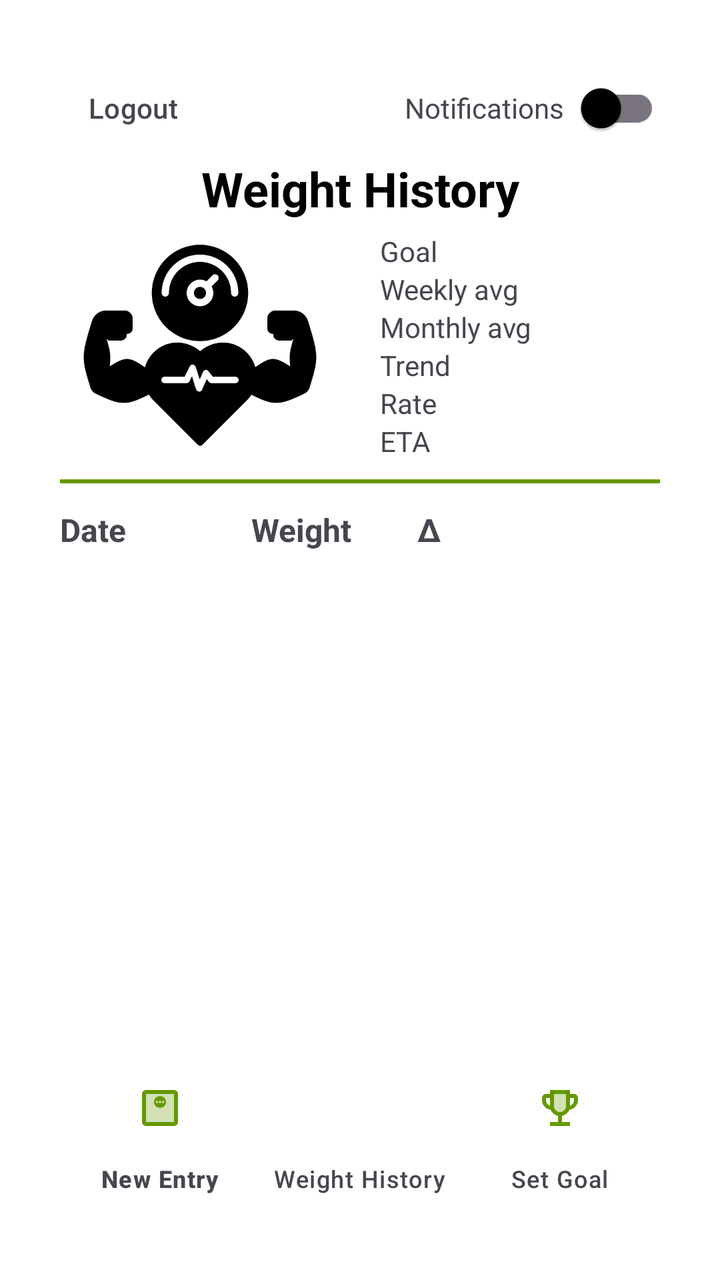
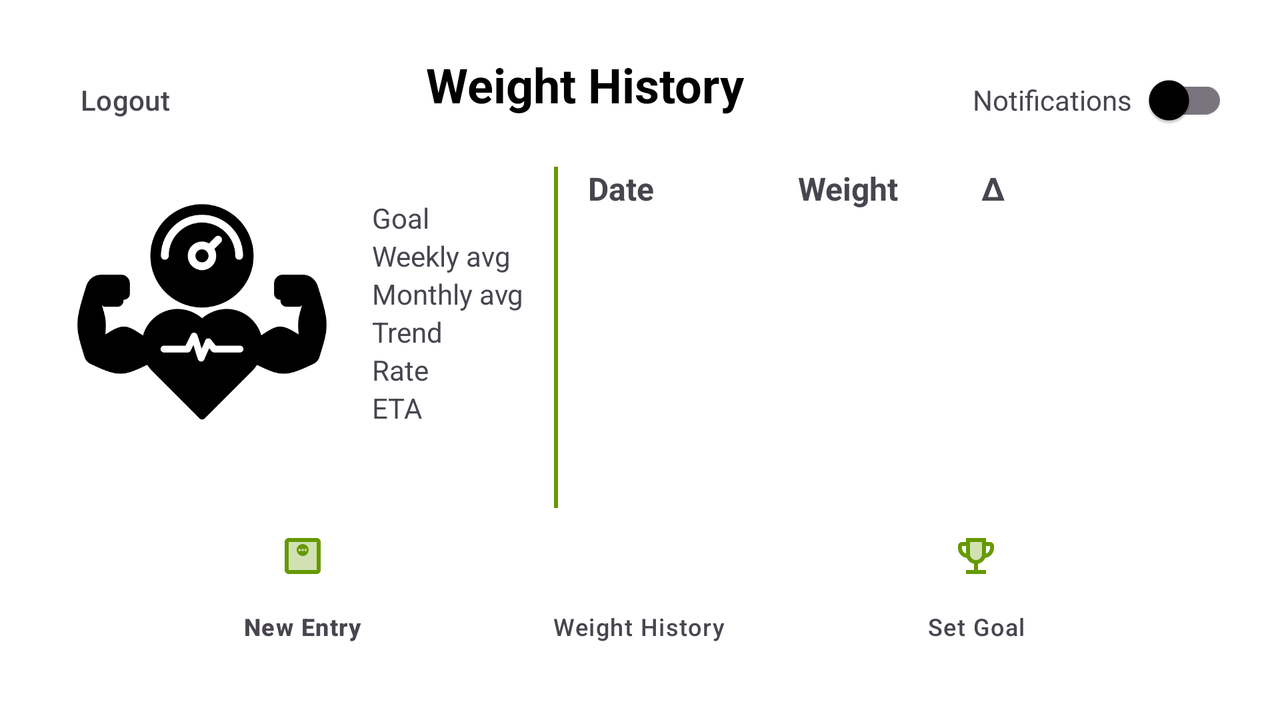

Two renders of one Android screen. The first uses the default layout on a phone; the second uses the alternative layout the repository ships for a different screen configuration, on a matching device. The two XML files are below.
<!-- AndroidManifest.xml: application theme Theme.WeightTracker -->
<!-- res/layout/activity_history.xml -->
<?xml version="1.0" encoding="utf-8"?>
<androidx.constraintlayout.widget.ConstraintLayout
    xmlns:android="http://schemas.android.com/apk/res/android"
    xmlns:app="http://schemas.android.com/apk/res-auto"
    xmlns:tools="http://schemas.android.com/tools"
    android:layout_width="match_parent"
    android:layout_height="match_parent"
    android:padding="30dp"
    android:background="?attr/colorSurface">

    <ImageView
        android:id="@+id/brandLogo"
        android:contentDescription="@string/weight_tracker_logo"
        android:scaleType="fitCenter"
        android:src="@drawable/weight_tracker_logo"
        android:layout_width="0dp"
        android:layout_height="wrap_content"
        app:layout_constrainedHeight="true"
        app:layout_constraintHeight_max="125dp"
        app:layout_constraintEnd_toStartOf="@+id/statsPanel"
        app:layout_constraintStart_toStartOf="parent"
        app:layout_constraintTop_toBottomOf="@+id/historyTitle"
        app:layout_constraintHorizontal_chainStyle="packed"
        app:tint="?attr/colorOnSurface" />

    <TextView
        android:id="@+id/historyTitle"
        android:layout_width="wrap_content"
        android:layout_height="wrap_content"
        android:text="@string/weight_history"
        android:textColor="?attr/colorOnSurface"
        android:textSize="24sp"
        android:textStyle="bold"
        app:layout_constraintEnd_toEndOf="parent"
        app:layout_constraintStart_toStartOf="parent"
        app:layout_constraintTop_toBottomOf="@+id/logoutButton" />

    <LinearLayout
        android:id="@+id/statsPanel"
        android:layout_width="0dp"
        android:layout_height="wrap_content"
        android:orientation="vertical"
        android:layout_marginStart="20dp"
        app:layout_constraintTop_toTopOf="@id/brandLogo"
        app:layout_constraintBottom_toBottomOf="@id/brandLogo"
        app:layout_constraintStart_toEndOf="@+id/brandLogo"
        app:layout_constraintEnd_toEndOf="parent" >

        <TextView
            android:id="@+id/goalWeightText"
            android:layout_width="wrap_content"
            android:layout_height="wrap_content"
            android:text="@string/label_goal" />

        <TextView
            android:id="@+id/weeklyAvgText"
            android:layout_width="wrap_content"
            android:layout_height="wrap_content"
            android:text="@string/label_weekly_avg" />

        <TextView
            android:id="@+id/monthlyAvgText"
            android:layout_width="wrap_content"
            android:layout_height="wrap_content"
            android:text="@string/label_monthly_avg" />

        <TextView
            android:id="@+id/trendText"
            android:layout_width="wrap_content"
            android:layout_height="wrap_content"
            android:text="@string/label_trend" />

        <TextView
            android:id="@+id/rateText"
            android:layout_width="wrap_content"
            android:layout_height="wrap_content"
            android:text="@string/label_rate" />

        <TextView
            android:id="@+id/etaText"
            android:layout_width="wrap_content"
            android:layout_height="wrap_content"
            android:text="@string/label_eta" />

    </LinearLayout>

    <com.google.android.material.divider.MaterialDivider
        android:id="@+id/statsDivider"
        android:layout_width="0dp"
        android:layout_height="2dp"
        app:dividerColor="?attr/colorPrimary"
        app:layout_constraintTop_toBottomOf="@+id/brandLogo"
        app:layout_constraintBottom_toTopOf="@+id/headerRow"
        app:layout_constraintStart_toStartOf="parent"
        app:layout_constraintEnd_toEndOf="parent" />

    <androidx.constraintlayout.widget.ConstraintLayout
        android:id="@+id/headerRow"
        android:layout_width="0dp"
        android:layout_height="wrap_content"
        android:layout_marginTop="16dp"
        android:paddingVertical="8dp"
        app:layout_constraintTop_toBottomOf="@id/statsPanel"
        app:layout_constraintStart_toStartOf="parent"
        app:layout_constraintEnd_toEndOf="parent">

        
        <TextView
            android:id="@+id/headerDate"
            android:text="@string/date"
            android:textStyle="bold"
            android:textSize="16sp"
            android:layout_width="0dp"
            android:layout_height="wrap_content"
            app:layout_constraintStart_toStartOf="parent"
            app:layout_constraintEnd_toStartOf="@id/headerWeight"
            app:layout_constraintTop_toTopOf="parent"
            app:layout_constraintBottom_toBottomOf="parent"
            app:layout_constraintHorizontal_weight="1.4" />

        
        <TextView
            android:id="@+id/headerWeight"
            android:text="@string/weight"
            android:textStyle="bold"
            android:textSize="16sp"
            android:layout_width="0dp"
            android:layout_height="wrap_content"
            app:layout_constraintStart_toEndOf="@id/headerDate"
            app:layout_constraintEnd_toStartOf="@id/headerDelta"
            app:layout_constraintTop_toTopOf="parent"
            app:layout_constraintBottom_toBottomOf="parent"
            app:layout_constraintHorizontal_weight="1" />

        
        <TextView
            android:id="@+id/headerDelta"
            android:layout_width="0dp"
            android:layout_height="wrap_content"
            android:text="@string/delta"
            android:textStyle="bold"
            android:textSize="16sp"
            android:gravity="center"
            android:layout_marginEnd="15dp"
            app:layout_constraintStart_toEndOf="@id/headerWeight"
            app:layout_constraintEnd_toStartOf="@id/headerEditSpacer"
            app:layout_constraintTop_toTopOf="parent"
            app:layout_constraintBottom_toBottomOf="parent"
            app:layout_constraintHorizontal_weight="0.6" />

        
        <Space
            android:id="@+id/headerEditSpacer"
            android:layout_width="40dp"
            android:layout_height="wrap_content"
            app:layout_constraintEnd_toStartOf="@id/headerDeleteSpacer"
            app:layout_constraintTop_toTopOf="parent"
            app:layout_constraintBottom_toBottomOf="parent" />

        
        <Space
            android:id="@+id/headerDeleteSpacer"
            android:layout_width="40dp"
            android:layout_height="wrap_content"
            app:layout_constraintEnd_toEndOf="parent"
            app:layout_constraintTop_toTopOf="parent"
            app:layout_constraintBottom_toBottomOf="parent" />

    </androidx.constraintlayout.widget.ConstraintLayout>

    <androidx.recyclerview.widget.RecyclerView
        android:id="@+id/historyRecycler"
        android:layout_width="0dp"
        android:layout_height="0dp"
        android:layout_marginBottom="16dp"
        android:clipToPadding="false"
        app:layoutManager="androidx.recyclerview.widget.LinearLayoutManager"
        app:layout_constraintBottom_toTopOf="@+id/bottomNav"
        app:layout_constraintEnd_toEndOf="parent"
        app:layout_constraintStart_toStartOf="parent"
        app:layout_constraintTop_toBottomOf="@id/headerRow" />

    <com.google.android.material.button.MaterialButton
        android:id="@+id/logoutButton"
        android:layout_width="wrap_content"
        android:layout_height="wrap_content"
        android:text="@string/logout"
        app:icon="@drawable/ic_logout"
        app:iconPadding="0dp"
        android:textColor="?attr/colorOnSurfaceVariant"
        style="?attr/materialIconButtonStyle"
        app:layout_constraintStart_toStartOf="parent"
        app:layout_constraintTop_toTopOf="parent" />

    <LinearLayout
        android:id="@+id/smsNotifications"
        android:layout_width="wrap_content"
        android:layout_height="wrap_content"
        android:gravity="end"
        android:orientation="horizontal"
        app:layout_constraintEnd_toEndOf="parent"
        app:layout_constraintTop_toTopOf="parent">

        <TextView
            android:id="@+id/smsText"
            android:layout_width="wrap_content"
            android:layout_height="wrap_content"
            android:text="@string/sms_notifications"
            android:textColor="?attr/colorOnSurfaceVariant" />

        <com.google.android.material.switchmaterial.SwitchMaterial
            android:id="@+id/smsToggle"
            android:layout_width="wrap_content"
            android:layout_height="wrap_content" />
    </LinearLayout>

    <com.google.android.material.bottomnavigation.BottomNavigationView
        android:id="@+id/bottomNav"
        android:layout_width="0dp"
        android:layout_height="wrap_content"
        android:background="@color/bottom_nav_background"
        app:itemIconTint="?attr/colorPrimary"
        app:itemTextColor="?attr/colorOnSurfaceVariant"
        app:menu="@menu/bottom_nav_menu"
        app:labelVisibilityMode="labeled"
        app:layout_constraintStart_toStartOf="parent"
        app:layout_constraintEnd_toEndOf="parent"
        app:layout_constraintBottom_toBottomOf="parent"
        tools:ignore="VisualLintBottomNav" />

</androidx.constraintlayout.widget.ConstraintLayout>
<!-- resources referenced by this layout -->
<resources>
  <color name="bottom_nav_background">#00000000</color>
  <!-- drawable weight_tracker_logo: png bitmap (drawable, 19666 bytes) -->
  <string name="date">Date</string>
  <string name="delta">Δ</string>
  <string name="label_eta">ETA</string>
  <string name="label_goal">Goal</string>
  <string name="label_monthly_avg">Monthly avg</string>
  <string name="label_rate">Rate</string>
  <string name="label_trend">Trend</string>
  <string name="label_weekly_avg">Weekly avg</string>
  <string name="logout">Logout</string>
  <string name="sms_notifications">Notifications</string>
  <string name="weight">Weight</string>
  <string name="weight_history">Weight History</string>
  <string name="weight_tracker_logo">Brand Logo</string>
  <style name="Theme.WeightTracker" parent="Theme.Material3.Light.NoActionBar">
          <item name="colorPrimary">@color/md_theme_light_primary</item>
          <item name="colorOnPrimary">@color/md_theme_light_onPrimary</item>
          <item name="colorSurface">@color/md_theme_light_surface</item>
          <item name="colorOnSurface">@color/md_theme_light_onSurface</item>
          <item name="colorSecondary">@color/md_theme_light_secondary</item>
          <item name="colorOnSecondary">@color/md_theme_light_onSecondary</item>
      </style>
  <color name="md_theme_light_primary">@android:color/holo_green_dark</color>
  <color name="md_theme_light_onPrimary">@color/black</color>
  <color name="md_theme_light_surface">@color/white</color>
  <color name="md_theme_light_onSurface">@color/black</color>
  <color name="md_theme_light_secondary">@color/gray</color>
  <color name="md_theme_light_onSecondary">@color/black</color>
  <color name="black">#FF000000</color>
  <color name="white">#FFFFFFFF</color>
  <color name="gray">#696969</color>
</resources>
<!-- res/layout-land/activity_history.xml (the repository's variant of the layout above) -->
<!-- drawn on the phone turned sideways -->
<?xml version="1.0" encoding="utf-8"?>
<androidx.constraintlayout.widget.ConstraintLayout
    xmlns:android="http://schemas.android.com/apk/res/android"
    xmlns:app="http://schemas.android.com/apk/res-auto"
    xmlns:tools="http://schemas.android.com/tools"
    android:layout_width="match_parent"
    android:layout_height="match_parent"
    android:padding="26dp"
    android:background="?attr/colorSurface">

    <ImageView
        android:id="@+id/brandLogo"
        android:contentDescription="@string/weight_tracker_logo"
        android:scaleType="fitCenter"
        android:src="@drawable/weight_tracker_logo"
        android:layout_width="wrap_content"
        android:layout_height="0dp"
        app:layout_constrainedWidth="true"
        app:layout_constraintWidth_max="150dp"
        app:layout_constraintBottom_toTopOf="@+id/bottomNav"
        app:layout_constraintEnd_toStartOf="@+id/statsPanel"
        app:layout_constraintStart_toStartOf="parent"
        app:layout_constraintTop_toBottomOf="@+id/historyTitle"
        app:tint="?attr/colorOnSurface" />

    <LinearLayout
        android:id="@+id/statsPanel"
        android:layout_width="wrap_content"
        android:layout_height="wrap_content"
        android:layout_marginStart="10dp"
        android:orientation="vertical"
        app:layout_constraintBottom_toBottomOf="@+id/historyRecycler"
        app:layout_constraintEnd_toStartOf="@+id/statsDivider"
        app:layout_constraintStart_toEndOf="@+id/brandLogo"
        app:layout_constraintTop_toBottomOf="@+id/historyTitle">

        <TextView
            android:id="@+id/goalWeightText"
            android:layout_width="wrap_content"
            android:layout_height="wrap_content"
            android:text="@string/label_goal" />

        <TextView
            android:id="@+id/weeklyAvgText"
            android:layout_width="wrap_content"
            android:layout_height="wrap_content"
            android:text="@string/label_weekly_avg" />

        <TextView
            android:id="@+id/monthlyAvgText"
            android:layout_width="wrap_content"
            android:layout_height="wrap_content"
            android:text="@string/label_monthly_avg" />

        <TextView
            android:id="@+id/trendText"
            android:layout_width="wrap_content"
            android:layout_height="wrap_content"
            android:text="@string/label_trend" />

        <TextView
            android:id="@+id/rateText"
            android:layout_width="wrap_content"
            android:layout_height="wrap_content"
            android:text="@string/label_rate" />

        <TextView
            android:id="@+id/etaText"
            android:layout_width="wrap_content"
            android:layout_height="wrap_content"
            android:text="@string/label_eta" />

    </LinearLayout>

    <com.google.android.material.divider.MaterialDivider
        android:id="@+id/statsDivider"
        android:layout_width="2dp"
        android:layout_height="0dp"
        android:layout_marginStart="15dp"
        android:layout_marginEnd="15dp"
        app:dividerColor="?attr/colorPrimary"
        app:layout_constraintTop_toTopOf="@+id/headerRow"
        app:layout_constraintBottom_toBottomOf="@+id/historyRecycler"
        app:layout_constraintStart_toEndOf="@+id/statsPanel"
        app:layout_constraintEnd_toStartOf="@+id/headerRow" />

    <TextView
        android:id="@+id/historyTitle"
        android:layout_width="wrap_content"
        android:layout_height="wrap_content"
        android:text="@string/weight_history"
        android:textColor="?attr/colorOnSurface"
        android:textSize="24sp"
        android:textStyle="bold"
        app:layout_constraintEnd_toStartOf="@+id/smsNotifications"
        app:layout_constraintStart_toEndOf="@+id/logoutButton"
        app:layout_constraintTop_toTopOf="parent" />

    <androidx.constraintlayout.widget.ConstraintLayout
        android:id="@+id/headerRow"
        android:layout_width="0dp"
        android:layout_height="wrap_content"
        android:layout_marginTop="25dp"
        app:layout_constraintBottom_toTopOf="@+id/historyRecycler"
        app:layout_constraintEnd_toEndOf="parent"
        app:layout_constraintStart_toEndOf="@+id/statsDivider"
        app:layout_constraintTop_toBottomOf="@+id/historyTitle">

        
        <TextView
            android:id="@+id/headerDate"
            android:layout_width="0dp"
            android:layout_height="wrap_content"
            android:text="@string/date"
            android:textSize="16sp"
            android:textStyle="bold"
            app:layout_constraintBottom_toBottomOf="parent"
            app:layout_constraintEnd_toStartOf="@id/headerWeight"
            app:layout_constraintHorizontal_weight="1.4"
            app:layout_constraintStart_toStartOf="parent"
            app:layout_constraintTop_toTopOf="parent" />

        
        <TextView
            android:id="@+id/headerWeight"
            android:layout_width="0dp"
            android:layout_height="wrap_content"
            android:text="@string/weight"
            android:textSize="16sp"
            android:textStyle="bold"
            app:layout_constraintBottom_toBottomOf="parent"
            app:layout_constraintEnd_toStartOf="@id/headerDelta"
            app:layout_constraintHorizontal_weight="1"
            app:layout_constraintStart_toEndOf="@id/headerDate"
            app:layout_constraintTop_toTopOf="parent" />

        
        <TextView
            android:id="@+id/headerDelta"
            android:layout_width="0dp"
            android:layout_height="wrap_content"
            android:layout_marginEnd="15dp"
            android:gravity="center"
            android:text="@string/delta"
            android:textSize="16sp"
            android:textStyle="bold"
            app:layout_constraintBottom_toBottomOf="parent"
            app:layout_constraintEnd_toStartOf="@id/headerEditSpacer"
            app:layout_constraintHorizontal_weight="0.6"
            app:layout_constraintStart_toEndOf="@id/headerWeight"
            app:layout_constraintTop_toTopOf="parent" />

        
        <Space
            android:id="@+id/headerEditSpacer"
            android:layout_width="40dp"
            android:layout_height="wrap_content"
            app:layout_constraintBottom_toBottomOf="parent"
            app:layout_constraintEnd_toStartOf="@id/headerDeleteSpacer"
            app:layout_constraintTop_toTopOf="parent" />

        
        <Space
            android:id="@+id/headerDeleteSpacer"
            android:layout_width="40dp"
            android:layout_height="wrap_content"
            app:layout_constraintBottom_toBottomOf="parent"
            app:layout_constraintEnd_toEndOf="parent"
            app:layout_constraintTop_toTopOf="parent" />

    </androidx.constraintlayout.widget.ConstraintLayout>

    <androidx.recyclerview.widget.RecyclerView
        android:id="@+id/historyRecycler"
        android:layout_width="0dp"
        android:layout_height="0dp"
        app:layoutManager="androidx.recyclerview.widget.LinearLayoutManager"
        app:layout_constraintBottom_toTopOf="@+id/bottomNav"
        app:layout_constraintEnd_toEndOf="@+id/headerRow"
        app:layout_constraintStart_toStartOf="@+id/headerRow"
        app:layout_constraintTop_toBottomOf="@id/headerRow" />

    <com.google.android.material.button.MaterialButton
        android:id="@+id/logoutButton"
        android:layout_width="wrap_content"
        android:layout_height="wrap_content"
        android:text="@string/logout"
        android:textColor="?attr/colorOnSurfaceVariant"
        style="?attr/materialIconButtonStyle"
        app:icon="@drawable/ic_logout"
        app:iconPadding="1dp"
        app:layout_constraintStart_toStartOf="parent"
        app:layout_constraintTop_toTopOf="parent" />

    <LinearLayout
        android:id="@+id/smsNotifications"
        android:layout_width="wrap_content"
        android:layout_height="wrap_content"
        android:gravity="end"
        android:orientation="horizontal"
        app:layout_constraintTop_toTopOf="parent"
        app:layout_constraintEnd_toEndOf="parent">

        <TextView
            android:id="@+id/smsText"
            android:layout_width="wrap_content"
            android:layout_height="wrap_content"
            android:text="@string/sms_notifications"
            android:textColor="?attr/colorOnSurfaceVariant" />

        <com.google.android.material.switchmaterial.SwitchMaterial
            android:id="@+id/smsToggle"
            android:layout_width="wrap_content"
            android:layout_height="wrap_content" />
    </LinearLayout>

    <com.google.android.material.bottomnavigation.BottomNavigationView
        android:id="@+id/bottomNav"
        android:layout_width="0dp"
        android:layout_height="wrap_content"
        android:background="@color/bottom_nav_background"
        app:itemIconTint="?attr/colorPrimary"
        app:itemTextColor="?attr/colorOnSurfaceVariant"
        app:labelVisibilityMode="labeled"
        app:layout_constraintBottom_toBottomOf="parent"
        app:layout_constraintEnd_toEndOf="parent"
        app:layout_constraintStart_toStartOf="parent"
        app:menu="@menu/bottom_nav_menu"
        tools:ignore="VisualLintBottomNav" />

</androidx.constraintlayout.widget.ConstraintLayout>
